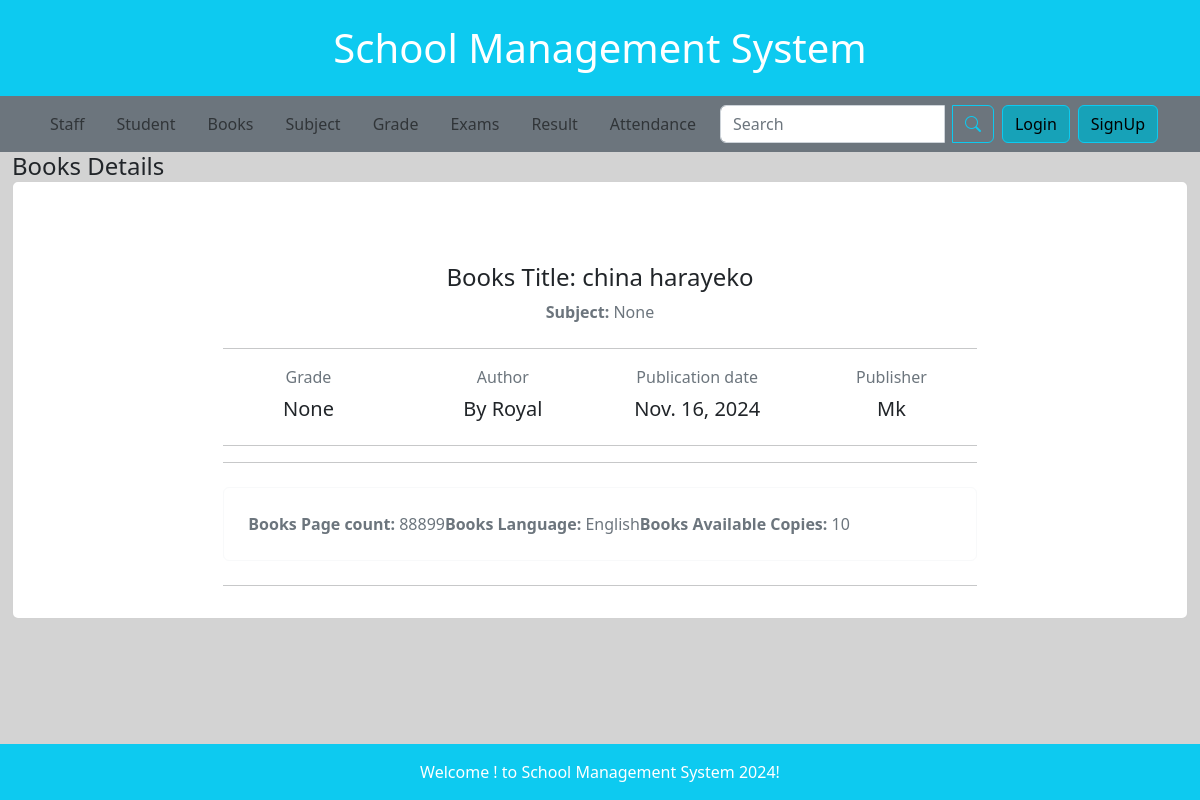
Page /books/2/detail on the committed database.
### smsapp/models.py (models this page shows, shortened)
class Book(models.Model):  # Assuming `DateTimeModel` is not providing necessary functionality.
    grade = models.ForeignKey(
        'Grade',
        on_delete=models.CASCADE,
        related_name='books',
        blank=True,
        null=True
    )
    subject = models.ForeignKey(
        'Subject',
        on_delete=models.CASCADE,
        blank=True,
        null=True
    )
    title = models.CharField(
        max_length=200,
        blank=False,  # Ensures the title is required.
        null=False
    )
    author = models.CharField(
        max_length=100,
        blank=False,  # Ensures the author is required.
        null=False
    )
    isbn = models.CharField(
        max_length=13,
        blank=True,  # ISBN should be required.
        null=True
    )
    publication_date = models.DateField(
        blank=True,  # Allows blank date for drafts or unknown publication dates.
        null=True
    )
    publisher = models.CharField(
        max_length=200,
        blank=True,
        null=True
    )
    page_count = models.PositiveIntegerField(  # Enforce non-negative values for page count.
        blank=True,
        null=True
    )
    language = models.CharField(
        max_length=50,
        default='English',
        blank=True,
        null=True
    )
    available_copies = models.PositiveIntegerField(  # Use PositiveIntegerField for non-negative values.
        default=0,
        blank=True,
        null=False
    )
    class Meta:
        verbose_name = "Book"
        verbose_name_plural = "Books"

### smsapp/views.py (the view)
# urls.py: path('books/<int:id>/detail', BooksDetailView.as_view(), name='books_detail'),
class BooksDetailView(TemplateView):
    template_name = "books/detail.html"
    def get_context_data(self, **kwargs):
        context = super().get_context_data(**kwargs)
        books_id = self.kwargs.get('id')
        books = Book.objects.get(id=books_id)
        context['books_detail'] = books
        return context

### templates/books/detail.html (shortened to what this page needs)
{% extends 'home.html' %}
{% load static %}
{% block mainblock %}
<div class="main-content">
    <div class="page-content">
        <div class="container-fluid">
            <div class="row">
                <div class="col-12">
                    <div class="page-title-box d-flex align-items-center justify-content-between">
                        <h4 class="mb-0 font-size-18">Books Details</h4>
                    </div>
                </div>
            </div>
            <div class="row">
                <div class="col-lg-12">
                    <div class="card">
                        <div class="card-body">
                            <div class="pt-3">
                                <div class="row justify-content-center">
                                    <div class="col-xl-8">
                                        <div>
                                            <div class="text-center">
                                                <div class="mb-4">
                                                    <a href="#" class="badge badge-light font-size-12">
                                                    </a>
                                                </div>
                                                <h4>Books Title: {{ books_detail.title }}</h4>
                                                <p class="text-muted mb-4"><b>Subject:</b>  {{ books_detail.subject }}</p>
                                            </div>
                                            <hr>
                                            <div class="text-center">
                                                <div class="row">
                                                    <div class="col-sm-3">
                                                        <div>
                                                            <p class="text-muted mb-2">Grade</p>
                                                            <h5 class="font-size-15">{{ books_detail.grade }}</h5>
                                                        </div>
                                                    </div>
                                                    <div class="col-sm-3">
                                                        <div class="mt-4 mt-sm-0">
                                                            <p class="text-muted mb-2">Author</p>
                                                            <h5 class="font-size-15">{{ books_detail.author }}</h5>
                                                        </div>
                                                    </div>
                                                    <div class="col-sm-3">
                                                        <div class="mt-4 mt-sm-0">
                                                            <p class="text-muted mb-2">Publication date</p>
                                                            <h5 class="font-size-15">{{ books_detail.publication_date }}</h5>
                                                        </div>
                                                    </div>
                                                    <div class="col-sm-3">
                                                        <div class="mt-4 mt-sm-0">
                                                            <p class="text-muted mb-2">Publisher</p>
                                                            <h5 class="font-size-15">{{ books_detail.publisher }}</h5>
                                                        </div>
                                                    </div>
                                                </div>
                                            </div>
                                            <hr>
                                            <hr>
                                            <div class="mt-4">
                                                <div class="text-muted font-size-14">
                                                    <blockquote class="p-4 border-light border rounded mb-4">
                                                        <div class="d-flex">
                                                            <div>
                                                                <p class="mb-0"><b>Books Page count: </b>{{ books_detail.page_count }}</p>
                                                            </div>
                                                            <div>
                                                                <p class="mb-0"><b>Books Language: </b>{{ books_detail.language }}</p>
                                                            </div>
                                                            <div>
                                                                <p class="mb-0"><b>Books Available Copies: </b>{{ books_detail.available_copies }}</p>
                                                            </div>
                                                            </div>
                                                        </div>
                                                </div>
                                                <hr>
                                            </div>
                                        </div>
                                    </div>
                                </div>
                            </div>
                        </div>
                    </div>
                </div>
            </div>
        </div>
    </div>
{% endblock %}

### templates/home.html (style rules this page uses)
body { background-color: lightgray; }

### rows in the picture
Book: title "china harayeko", subject "None", grade "None", author "By Royal", publication_date "Nov. 16, 2024", publisher "Mk", page_count "88899", language "English", available_copies "10"
